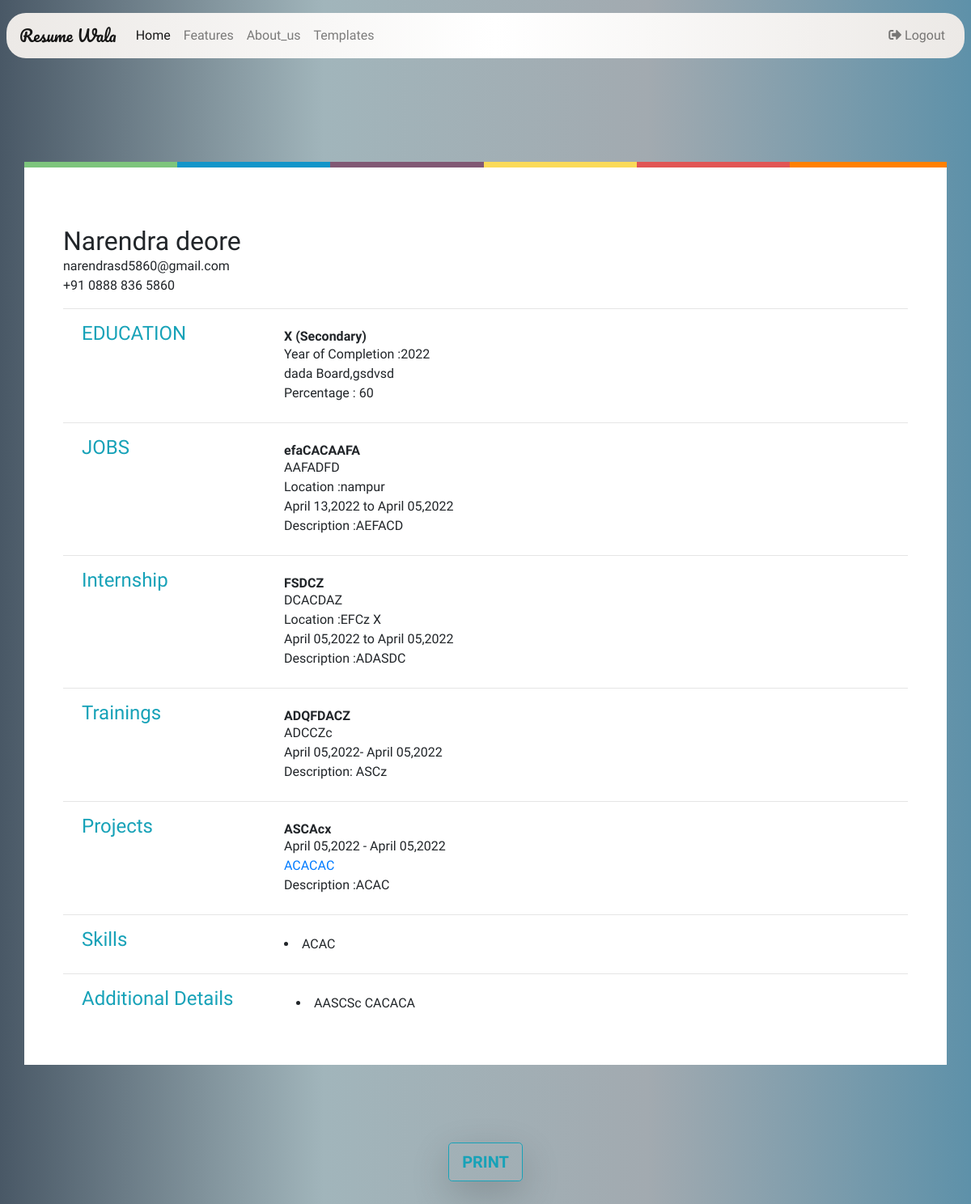
The page /temp1/ (signed in) on the database its author committed.
### resume/views.py (the view)
# urls.py: path('temp1/',views.temp1,name="temp1"),
def temp1(request):
    for key, value in request.session.items():
        print("key in resume",key)
        i=value
        print(i)
    try:
        resumeheader=models.header(i)
    except:
        return render(request, 'index.html', {'condition': False})
    educate=models.ret_education(i)
    jobs=models.ret_job(i)
    intern=models.ret_intern(i)
    train=models.ret_train(i)
    project=models.ret_pro(i)
    skill=models.ret_skill(i)
    add=models.ret_add(i)
    print(educate)
    print(jobs)
    print(intern)
    print(train)
    print(project)
    print(skill)
    print(add)
    if request.session.keys():
        return render(request, 'temp1.html', {'condition': True,'resumeheader':resumeheader,'educate':educate,'jobs':jobs,'intern':intern,'train':train,'project':project,'skill':skill,'add':add})
    else:
        return render(request, 'index.html', {'condition': False})

### resume/models.py (called while the page is built)
def header(userid):
    Myuser = sqlite3.connect('db1.sqlite3')
    Cursor = Myuser.cursor()
    Cursor.execute("select first_name,last_name,emailId,phone_no from user where id=?",(userid,))
    result = Cursor.fetchall()[0]
    Myuser.close()
    print(result)
    return result

def ret_education(userid):
    Myuser = sqlite3.connect('db1.sqlite3')
    Cursor = Myuser.cursor()
    Cursor.execute("select degree,stream,strftime('%Y',yearofcomplete) ,school,scale,performance,board from education where edu_id=? ORDER BY  yearofcomplete DESC", (userid,))
    result = Cursor.fetchall()
    Myuser.close()
    print(result)
    return result

def ret_job(userid):
    Myuser = sqlite3.connect('db1.sqlite3')
    Cursor = Myuser.cursor()
    Cursor.execute("select profile,organization,location,sdate,edate,description from jobs where job_id=? ", (userid,))
    result = Cursor.fetchall()
    Myuser.close()
    print(result)
    return result

def ret_intern(userid):
    Myuser = sqlite3.connect('db1.sqlite3')
    Cursor = Myuser.cursor()
    Cursor.execute("select profile,organization,location,sdate,edate,description from internship where intern_id=? ", (userid,))
    result = Cursor.fetchall()
    Myuser.close()
    print(result)
    return result

def ret_train(userid):
    Myuser = sqlite3.connect('db1.sqlite3')
    Cursor = Myuser.cursor()
    Cursor.execute("select program,organization,sdate,edate,description from training where train_id=? ", (userid,))
    result = Cursor.fetchall()
    Myuser.close()
    print(result)
    return result

def ret_pro(userid):
    Myuser = sqlite3.connect('db1.sqlite3')
    Cursor = Myuser.cursor()
    Cursor.execute("select pname,sdate,edate,link,description from project where pro_id=? ", (userid,))
    result = Cursor.fetchall()
    Myuser.close()
    print(result)
    return result

def ret_skill(userid):
    Myuser = sqlite3.connect('db1.sqlite3')
    Cursor = Myuser.cursor()
    Cursor.execute("select skill from skills where skill_id=? ", (userid,))
    result = Cursor.fetchall()
    Myuser.close()
    print(result)
    return result

def ret_add(userid):
    Myuser = sqlite3.connect('db1.sqlite3')
    Cursor = Myuser.cursor()
    Cursor.execute("select description from additional where add_id=? ", (userid,))
    result = Cursor.fetchall()
    Myuser.close()
    print(result)
    return result

### Template/temp1.html (shortened to what this page needs)
{% load static %}
<html lang="en">
<head>
    <link rel="stylesheet" href="https://use.fontawesome.com/releases/v5.8.1/css/all.css">
    <link rel="stylesheet" href="https://maxcdn.bootstrapcdn.com/bootstrap/4.3.1/css/bootstrap.min.css">
    <link rel="stylesheet" type="text/css" href="https://cdn.jsdelivr.net/npm/daterangepicker/daterangepicker.css" />
    <link rel="stylesheet" href="{%static 'style.css' %}">
</head>
<body style="background: linear-gradient(to right, #495866, #a1b5bb, #a2aab0, #5e91a9); ">
    {% include 'header.html' %}
    <div class="container bg-white p-0" style="margin-top:200px ;min-height:600px;" id="my-div">
        <hr class="resume-progress ">
        <div class="container p-5">
            <div class="mt-2">
                <h2 class="d-inline">{{resumeheader.0}} {{resumeheader.1}}</h2>
                <ul class="list-unstyled">
                    <li> {{resumeheader.2}}</li>
                    <li>+91 {{resumeheader.3}}</li>
                </ul>
            </div>
            <hr>
            <div class="mt-2">
                <div class="row m-2">
                    <div class=" text-info col-md-3 h4">EDUCATION</div>
                    <div class="col-md-9 row">
                        {% if educate %}
                        <a href="{% url 'deleteEdu' %}" class="nav-link text-decoration-none"  style="position:absolute;left:720px;" class="d-inline " ></a>
                        {% endif %}
                        {% for i in educate%}
                        <div class="col-md-12 p-2">
                            <h6 class="font-weight-bold d-inline">{{i.0}} {% if i.1 %} ,{{i.1}}{% endif%}</h6>
                            <div>Year of Completion :{{ i.2}}</div>
                            <div>{% if i.6 %} {{i.6}} Board,{% endif%}{{i.3}}</div>
                            <div class="d-inline">{{i.4}} :</div>
                            <div class="d-inline">{{i.5}}</div>
                            <br>
                        </div>
                        {% endfor %}
                    </div>
                </div>
                <hr />
            </div>
            <div class="mt-2">
                <div class="row m-2">
                    <div class=" text-info col-md-3 h4">JOBS</div>
                    <div class="col-md-9 row">
                        {% if jobs %}
                        <a href="{% url 'deletejob' %}" class="nav-link text-decoration-none"  style="position:absolute;left:720px;" class="d-inline " ></a>
                        {% endif %}
                         {% for i in jobs%}
                        <div class="col-md-12 p-2">
                            <h6 class="font-weight-bold d-inline">{{i.0}}</h6>
                            <div>{{i.1}} </div>
                            <div>Location :{{i.2}}</div>
                            <div class="d-inline">{{i.3}}</div> to
                            <div class="d-inline">{{i.4}}</div>
                            <div>Description :{{i.5}}</div>
                        </div>
                        {% endfor %}
                    </div>
                </div>
            </div>
            <hr>
            <div class="mt-2">
                <div class="row m-2">
                    <div class=" text-info col-md-3 h4">Internship</div>
                    <div class="col-md-9 row">
                        {% if intern %}
                        <a href="{% url 'deleteintern' %}" class="nav-link text-decoration-none"  style="position:absolute;left:720px;" class="d-inline " ></a>
                        {% endif %}
                         {% for i in intern%}
                        <div class="col-md-12 p-2">
                            <h6 class="font-weight-bold d-inline">{{i.0}}</h6>
                            <div>{{i.1}} </div>
                            <div>Location :{{i.2}}</div>
                            <div class="d-inline">{{i.3}}</div> to
                            <div class="d-inline">{{i.4}}</div>
                            <div>Description :{{i.5}}</div>
                        </div>
                        {% endfor %}
                    </div>
                </div>
            </div>
            <hr>
            <div class="mt-2">
                <div class="row m-2">
                    <div class=" text-info col-md-3 h4">Trainings</div>
                    <div class="col-md-9 row">
                        {% if train %}
                        <a href="{% url 'deletetrain' %}" class="nav-link text-decoration-none"  style="position:absolute;left:720px;" class="d-inline " ></a>
                        {% endif %}
                        {% for i in train%}
                        <div class="col-md-12 p-2">
                            <h6 class="font-weight-bold d-inline">{{i.0}}</h6>
                            <div>{{ i.1}} </div>
                            <div class="d-inline">{{i.2}}</div>-
                            <div class="d-inline"> {{i.3}} </div>
                            <div>Description: {{i.4}}</div>
                        </div>
                        {% endfor %}
                    </div>
                </div>
            </div>
            <hr>
            <div class="mt-2">
                <div class="row m-2">
                    <div class=" text-info col-md-3 h4">Projects</div>
                    <div class="col-md-9 row">
                        {% if project %}
                        <a href="{% url 'deleteproject' %}" class="nav-link text-decoration-none"  style="position:absolute;left:720px;" class="d-inline " ></a>
                        {% endif %}
                        {% for i in project%}
                        <div class="col-md-12 p-2">
                            <h6 class="font-weight-bold d-inline">{{i.0}}</h6>
                            <br>
                            <div class="d-inline"> {{ i.1}} </div>-
                            <div class="d-inline">{{i.2}}</div>
                            <div><a href="{{i.3}}" target="_blank">{{i.3}}</a>
                            </div>
                            <div>Description :{{i.4}}</div>
                        </div>
                        {% endfor %}
                    </div>
                </div>
            </div>
            <hr>
            <div class="mt-2">
                <div class="row m-2">
                    <div class=" text-info col-md-3 h4">Skills</div>
                    <div class="col-md-9 row">
                        <div class="col-md-12  row">
                            {% if skill %}
                                <a href="{% url 'deleteskill' %}" class="nav-link text-decoration-none"  style="position:absolute;left:720px;" class="d-inline " ></a>
                            {% endif %}
                            {% for i in skill%}
                            <div class="d-inline col-md-6 p-2"><li>{{i.0}}</li></div>
                            {% endfor %}
                        </div>
                    </div>
                </div>
            </div>
            <hr>
            <div class="mt-2">
                <div class="row m-2">
                    <div class=" text-info col-md-3 h4">Additional Details</div>
                    <div class="col-md-9 row">
                        <div class="col-md-11">
                            {% if add %}
                                <a href="{% url 'deleteadd' %}" class="nav-link text-decoration-none"  style="position:absolute;left:700px;" class="d-inline " ></a>
                            {% endif %}
                            {% for i in add %}
                            <div class="p-2"><li>{{i.0}}</li></div>
                            {% endfor %}
                        </div>
                    </div>
                </div>
            </div>
        </div>
    </div>
    <br>
    <br>
    <br>
    <br>
   <div style="text-align: center"  >
    <a href="{% url 'temp1' %}" onclick="window.print()" class="font-weight-bolder btn btn btn-outline-info btn-lg shadow-lg btn-grad"><b>PRINT </b></a>
</div>
</body>
</html>

### static/style.css (style rules this page uses)
html { position: relative; min-width:100%; }
body { overflow-x:hidden; margin:0; margin-bottom: 150px; }
body, h1, h2, h3, h4, h5, h6 { font-family: 'Martel Sans'; }
.resume-progress { border:0;height:7px;background:linear-gradient(to right,#7dc57c 0,#7dc57c 16.6%,#1295c9 16.6%,#1295c9 33.2%,#815874 33.2%,#815874 49.8%,#fada58 49.8%,#fada58 66.4%,#e15554 66.4%,#e15554 83%,#ff8000 83%,#ff8000 99.6%) }

### rows shown on the page
education: degree "X (Secondary)", i "2022", board "dada", school "gsdvsd", scale "Percentage", performance "60"
jobs: profile "efaCACAAFA", organization "AAFADFD", location "nampur", sdate "April 13,2022", edate "April 05,2022", description "AEFACD"
internship: profile "FSDCZ", organization "DCACDAZ", location "EFCz X", i "April 05,2022", description "ADASDC"
training: program "ADQFDACZ", organization "ADCCZc", i "April 05,2022", description "ASCz"
project: pname "ASCAcx", i "April 05,2022", link "ACACAC", description "ACAC"
additional: description "AASCSc CACACA"

### other values the page prints
{{ resumeheader.0 }} "Narendra"
{{ resumeheader.1 }} "deore"
{{ resumeheader.2 }} "narendrasd5860@gmail.com"
{{ resumeheader.3 }} "0888 836 5860"
{{ i.0 }} "ACAC"
